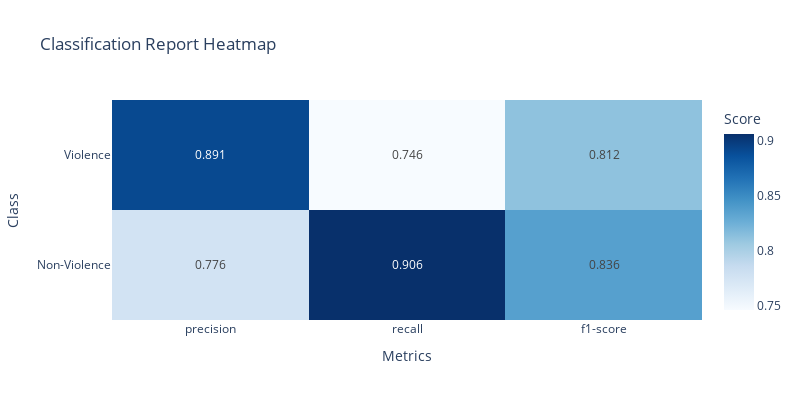
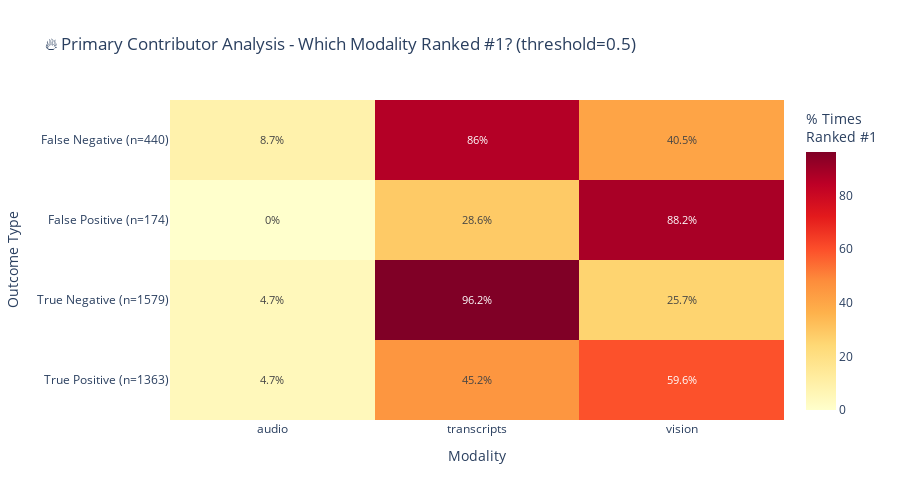

Notebook code for these charts, in order:
### Code cell
# Initialize evaluator
evaluator = ViolenceDetectionEvaluator(open_source_df, ground_truth_col=LABEL_COLUMN)
report = evaluator.generate_complete_evaluation_report()

### Figure 1 — Plotly figure (JSON) as saved in the notebook; plotly's stock layout.template omitted (floating-point values rounded to 4 significant figures)
{"data": [{"colorbar": {"title": {"text": "Score"}}, "colorscale": [[0, "rgb(247,251,255)"], [0.125, "rgb(222,235,247)"], [0.25, "rgb(198,219,239)"], [0.375, "rgb(158,202,225)"], [0.5, "rgb(107,174,214)"], [0.625, "rgb(66,146,198)"], [0.75, "rgb(33,113,181)"], [0.875, "rgb(8,81,156)"], [1, "rgb(8,48,107)"]], "text": [[0.776, 0.906, 0.836], [0.891, 0.746, 0.812]], "textfont": {"size": 12}, "texttemplate": "%{text}", "type": "heatmap", "x": ["precision", "recall", "f1-score"], "y": ["Non-Violence", "Violence"], "z": [[0.7763, 0.9064, 0.8363], [0.8913, 0.746, 0.8122]]}], "layout": {"height": 400, "title": {"text": "Classification Report Heatmap"}, "width": 800, "xaxis": {"title": {"text": "Metrics"}}, "yaxis": {"title": {"text": "Class"}}}}

### Figure 2 — Plotly figure (JSON) as saved in the notebook; plotly's stock layout.template omitted (floating-point values rounded to 4 significant figures)
{"data": [{"colorbar": {"title": {"text": "% Times<br>Ranked #1"}}, "colorscale": [[0, "rgb(255,255,204)"], [0.125, "rgb(255,237,160)"], [0.25, "rgb(254,217,118)"], [0.375, "rgb(254,178,76)"], [0.5, "rgb(253,141,60)"], [0.625, "rgb(252,78,42)"], [0.75, "rgb(227,26,28)"], [0.875, "rgb(189,0,38)"], [1, "rgb(128,0,38)"]], "text": [[4.7, 45.2, 59.6], [4.7, 96.2, 25.7], [0.0, 28.6, 88.2], [8.7, 86.0, 40.5]], "textfont": {"size": 11}, "texttemplate": "%{text}%", "type": "heatmap", "x": ["audio", "transcripts", "vision"], "y": ["True Positive\n(n=1363)", "True Negative\n(n=1579)", "False Positive\n(n=174)", "False Negative\n(n=440)"], "z": [[4.703, 45.19, 59.63], [4.718, 96.24, 25.67], [0, 28.57, 88.2], [8.661, 86.02, 40.52]]}], "layout": {"font": {"size": 12}, "height": 500, "title": {"text": "🔥 Primary Contributor Analysis - Which Modality Ranked #1? (threshold=0.5)"}, "width": 900, "xaxis": {"title": {"text": "Modality"}}, "yaxis": {"title": {"text": "Outcome Type"}}}}
